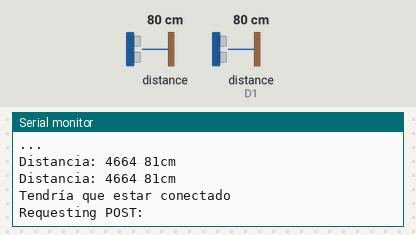
A sketch run on a simulated ESP8266 (NodeMCU). On the bench: the last lines printed to the serial monitor. The inputs (shaded band) are chosen by the test bench; at power-on: distance to the obstacle 80 cm, distance to the obstacle (sensor on D1) 80 cm. WiFi joins after 1.5 s; servers stay silent unless stated.

Above: at 11.2 s.
11.3 s: distance to the obstacle (sensor 0) set to 2 cm
At 16.28 s:
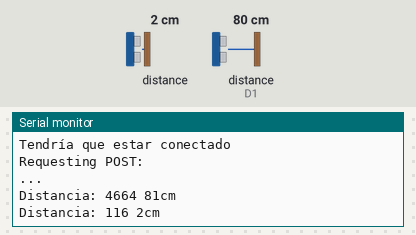
19.2 s: distance to the obstacle (sensor on D1) set to 4 cm
At 21.44 s:
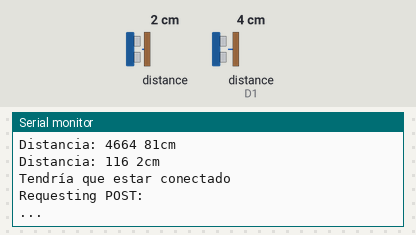
27.1 s: distance to the obstacle (sensor 0) set to 9 cm
At 27.6 s:
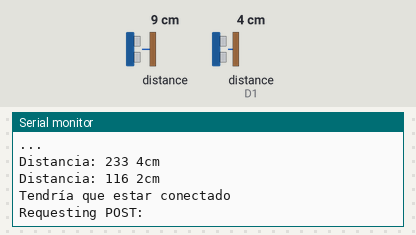
35.0 s: distance to the obstacle (sensor on D1) set to 18 cm
At 38.4 s:
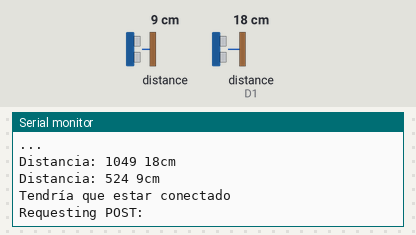
Timing chart, 0 to 39.9 s (numbered marks = the images above; inputs shaded):
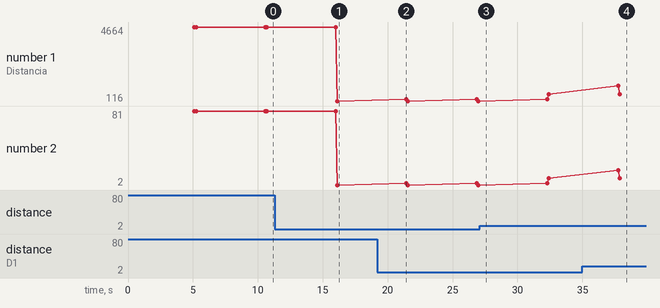

Measured:
- after the input at 11.3 s, the serial monitor: prints a new line after 4.8 s (image 1)
- after the input at 35.0 s, the serial monitor: prints a new line after 2.7 s (image 4)
- plotted number 1: 4664 → 116 after the input at 11.3 s, 116 → 524 after the input at 27.1 s
- plotted number 2: 81 → 2 after the input at 11.3 s, 2 → 9 after the input at 27.1 s

The sketch:

ProyectoIOT.ino
```cpp
#include <NewPing.h>
#define distanciaMaxima 200
const int piso = 2;
const int PinesSensores[4][2] = {
    {D0,D1},
    {D2,D3},
    {D4,D5},
    {D6,D7}
  };
/*
NewPing sensores[] = {
  NewPing(1, 2, 3),
  NewPing(3, 4, 3),
  NewPing(5, 6, 3),
  NewPing(7, 8, 3),
};

int numeroSensores = sizeof(PinesSensores)/sizeof(PinesSensores[0]);
*/
  NewPing Sensor1(PinesSensores[0][0],PinesSensores[0][1],distanciaMaxima);
  NewPing Sensor2(PinesSensores[1][0],PinesSensores[1][1],distanciaMaxima);
  NewPing Sensor3(PinesSensores[2][0],PinesSensores[2][1],distanciaMaxima);
  NewPing Sensor4(PinesSensores[3][0],PinesSensores[3][1],distanciaMaxima);
void setup() {
  Serial.begin(9600);
  Serial.println("Inicio");
  //Serial.println(String(PinesSensores[0][0]));
  /*
  for (int i = 0; i < numeroSensores; i++)
  {
    sensores[i] = NewPing(PinesSensores[i][0], PinesSensores[i][1], distanciaMaxima);
  }
  */
}

void loop() {
  delay(5000);
  Serial.println("...");
  int medida = -1;
  medida = Sensor1.ping_median();
  Serial.print("Distancia: ");
  Serial.print(String(medida) + " " + String(medida/US_ROUNDTRIP_CM));
  Serial.println("cm");
  int medida1 = medida;
  medida = -1;
  medida = Sensor2.ping_median();
  Serial.print("Distancia: ");
  Serial.print(String(medida) + " " + String(medida/US_ROUNDTRIP_CM));
  Serial.println("cm");
  int medida2 = medida;
  POST(String(medida1),String(medida2),String(piso));
  /*
  int medidas[numeroSensores];
  memset( medidas, 0, numeroSensores);
  for (int i = 0; i < numeroSensores; i++)
  {

  }
  */
}
```

WIFI.ino
```cpp
//Librerias
#include <ESP8266WiFi.h>
#include <ESP8266HTTPClient.h>
//Constantes
//const char* ssid     = "COMTECO-95265803";
//const char* password = "JBEMZ70607";
const char* ssid     = "Erick";
const char* password = "contrasena";
String pubString;
const char* host     = "104.129.131.178";
float temperatura   = 0;
const int httpPort   = 80;

//Funciones
void conectarWiFi()
{//Esta funcion conecta al wifi asignado en constantes
   //WiFi.persistent( false );
   WiFi.begin(ssid, password);
    while (WiFi.status() != WL_CONNECTED) {
      delay(2000);
      Serial.print("." + String(WiFi.status()));
    }
    Serial.println("WiFi connected");
    Serial.println("IP address: ");
    Serial.println(WiFi.localIP());
}


int contador = 0;
//Envio de datos al servidor por http
void POST(String uno, String dos, String piso){
  WiFiClient client;//libreria
  if (!client.connect(host,httpPort)) {
    //reconectar
        contador = contador +1;
        //contador para esperar seg y si no envia reintenta
        Serial.println("connection failed");
        //Mensaje de conexión fallida :V
        if(contador>=5)
        {
          conectarWiFi();
          //VOlver a conectar al wifi
          contador = 0;
          //Reinicio de contador por si da error
        }
        return;
   }
   else
   {
    Serial.println("Tendría que estar conectado");
    //SI llega aqui esta conectado :V
   }
  //Creación de cabeceras http para el envio de datos al servidor.
  pubString = "{}";
  String pubStringLength = String(pubString.length(), DEC);
  Serial.println("Requesting POST: ");

  client.println("POST /Post/"+piso+"?uno=" + uno+ "&dos="+dos+" HTTP/1.1");
  client.println("Content-Type: application/json");
  client.println("Connection: close");
  client.print("Content-Length: ");
  client.println(pubStringLength);
  client.println();
  client.print(pubString);
  client.println();
}
```
